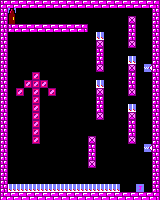

This game map was drawn from its Tiled (.tmx) file and the tilesets committed beside it. A one-line description and the full map source follow:
An orthogonal 20x25 tile map with 8x8 px tiles, 1 tile layer (Capa de Patrones 1).

<map version="1.2" tiledversion="1.2.4" orientation="orthogonal" renderorder="right-down" width="20" height="25" tilewidth="8" tileheight="8" infinite="0" nextlayerid="2" nextobjectid="1">
 <tileset firstgid="1" source="tileset_juego.tsx" />
 <layer id="1" name="Capa de Patrones 1" width="20" height="25">
  <data encoding="csv">
2,3,3,3,3,3,3,3,3,3,3,3,3,3,3,3,3,3,3,4,
8,39,0,0,0,0,0,0,0,0,0,0,0,0,0,0,0,0,0,8,
8,40,0,0,0,0,0,0,0,0,0,0,0,0,0,0,28,0,0,8,
8,2,3,3,3,3,3,3,3,3,4,0,0,0,0,0,8,0,0,8,
8,0,0,0,0,0,0,0,0,0,0,0,45,0,0,0,8,0,0,8,
8,0,0,0,0,0,0,0,0,0,0,0,28,0,0,0,28,0,0,8,
8,0,0,0,0,0,0,0,0,0,0,0,8,0,0,0,0,0,0,8,
8,0,0,0,0,0,0,0,0,0,0,0,8,0,0,0,45,0,0,8,
8,0,0,0,0,0,0,0,0,0,0,0,28,0,0,0,28,0,44,8,
8,0,0,0,26,0,0,0,0,0,0,0,0,0,0,0,8,0,0,8,
8,0,0,26,26,26,0,0,0,0,0,0,45,0,0,0,8,0,0,8,
8,0,26,0,26,0,26,0,0,0,0,0,28,0,0,0,28,0,0,8,
8,0,0,0,26,0,0,0,0,0,0,0,8,0,0,0,0,0,0,8,
8,0,0,0,26,0,0,0,0,0,0,0,8,0,0,0,45,0,0,8,
8,0,0,0,26,0,0,0,0,0,0,0,28,0,0,0,28,0,0,8,
8,0,0,0,26,0,0,0,0,0,0,0,0,0,0,0,8,0,0,8,
8,0,0,0,26,0,0,0,0,0,0,0,0,0,0,0,8,0,0,8,
8,0,0,0,26,0,0,0,0,0,0,28,0,0,0,0,28,0,0,8,
8,0,0,0,0,0,0,0,0,0,0,8,0,0,0,0,0,0,44,8,
8,0,0,0,0,0,0,0,0,0,0,8,0,0,0,0,0,0,0,8,
8,0,0,0,0,0,0,0,0,0,0,28,0,0,0,0,0,0,0,8,
8,0,0,0,0,0,0,0,0,0,0,0,0,0,0,0,0,0,0,8,
8,0,0,0,0,0,0,0,0,0,0,0,0,0,0,0,0,0,0,8,
8,45,45,45,45,45,45,45,45,45,45,45,45,45,45,0,0,46,0,8,
2,3,3,3,3,3,3,3,3,3,3,3,3,3,3,3,3,3,3,4
</data>
 </layer>
</map>
